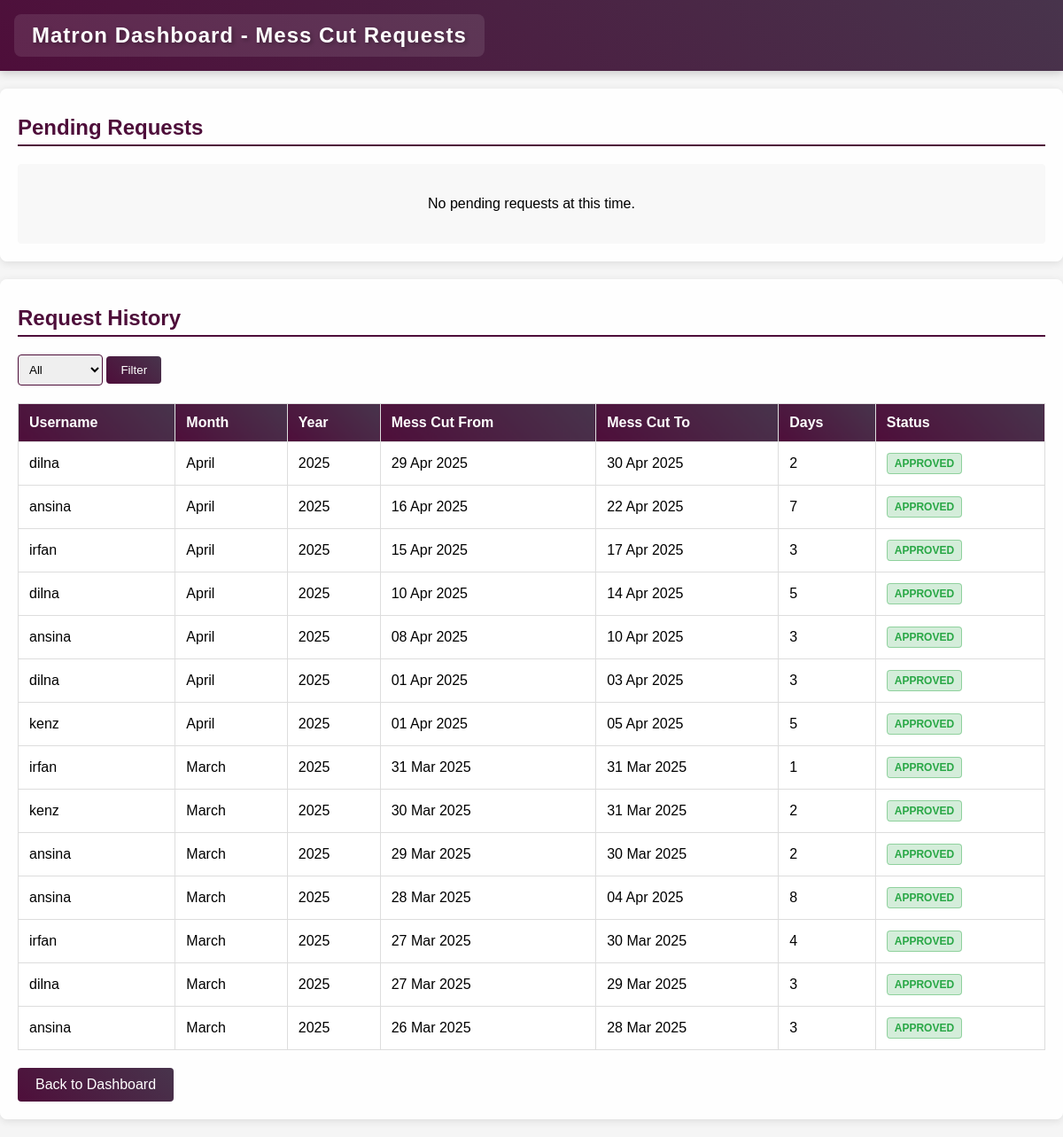
The app's page /php/matron_view_requests.php (signed in) with its own data.
### tables this page shows
CREATE TABLE `monthly_attendance` (
  `id` int(11) NOT NULL,
  `username` varchar(50) NOT NULL,
  `month` int(11) NOT NULL,
  `year` int(11) NOT NULL,
  `mess_cut_from` date DEFAULT NULL,
  `mess_cut_to` date DEFAULT NULL,
  `mess_cut_status` enum('pending','approved','rejected') DEFAULT NULL
);

### php/matron_view_requests.php (the view, shortened to what this page needs)
<?php
include 'db_connect.php';
$sql = "SELECT id, username, month, year, mess_cut_from, mess_cut_to, mess_cut_status
        FROM monthly_attendance
        WHERE mess_cut_status = 'pending'
        ORDER BY mess_cut_from DESC";
$result = $conn->query($sql);
$history_sql = "SELECT id, username, month, year, mess_cut_from, mess_cut_to, mess_cut_status,
                DATEDIFF(mess_cut_to, mess_cut_from) + 1 AS days_count
                FROM monthly_attendance
                WHERE mess_cut_status IN ('approved', 'rejected')
                ORDER BY mess_cut_from DESC
                LIMIT 50";
$history_result = $conn->query($history_sql);
?>
<!DOCTYPE html>
<html lang="en">
<head>
</head>
<body>
    <div class="navbar">
        <h1>Matron Dashboard - Mess Cut Requests</h1>
    </div>
    <div class="container">
        <h2 class="section-title">Pending Requests</h2>
        <?php if ($result->num_rows > 0): ?>
            <form method="POST" style="margin-bottom: 20px;">
                <button type="submit" name="approve_all" class="approve-all-btn">Approve All Pending Requests</button>
            </form>
            <table class="requests-table">
                <thead>
                    <tr>
                        <th>Username</th>
                        <th>Month</th>
                        <th>Year</th>
                        <th>Mess Cut From</th>
                        <th>Mess Cut To</th>
                        <th>Days</th>
                        <th>Actions</th>
                    </tr>
                </thead>
                <tbody>
                    <?php while ($row = $result->fetch_assoc()):
                        $from_date = new DateTime($row['mess_cut_from']);
                        $to_date = new DateTime($row['mess_cut_to']);
                        $interval = $from_date->diff($to_date);
                        $days = $interval->days + 1;
                    ?>
                        <tr>
                            <td><?php echo htmlspecialchars($row['username']); ?></td>
                            <td><?php echo date('F', mktime(0, 0, 0, $row['month'], 1)); ?></td>
                            <td><?php echo htmlspecialchars($row['year']); ?></td>
                            <td><?php echo date('d M Y', strtotime($row['mess_cut_from'])); ?></td>
                            <td><?php echo date('d M Y', strtotime($row['mess_cut_to'])); ?></td>
                            <td><?php echo $days; ?></td>
                            <td class="action-buttons">
                                <form method="POST" style="display: inline;">
                                    <input type="hidden" name="id" value="<?php echo $row['id']; ?>">
                                    <input type="hidden" name="username" value="<?php echo $row['username']; ?>">
                                    <input type="hidden" name="month" value="<?php echo $row['month']; ?>">
                                    <input type="hidden" name="year" value="<?php echo $row['year']; ?>">
                                    <input type="hidden" name="mess_cut_from" value="<?php echo $row['mess_cut_from']; ?>">
                                    <input type="hidden" name="mess_cut_to" value="<?php echo $row['mess_cut_to']; ?>">
                                    <button type="submit" name="action" value="approved" class="approve-btn">Approve</button>
                                    <button type="submit" name="action" value="rejected" class="reject-btn">Reject</button>
                                </form>
                            </td>
                        </tr>
                    <?php endwhile; ?>
                </tbody>
            </table>
        <?php else: ?>
            <div class="no-requests">
                <p>No pending requests at this time.</p>
            </div>
        <?php endif; ?>
    </div>
    <div class="container">
        <h2 class="section-title">Request History</h2>
        <div class="filter-controls">
            <form method="GET" id="filterForm">
                <select name="status" id="statusFilter">
                    <option value="all" <?php echo (!isset($_GET['status']) || $_GET['status'] == 'all') ? 'selected' : ''; ?>>All</option>
                </select>
                <button type="submit">Filter</button>
            </form>
        </div>
        <?php if ($history_result->num_rows > 0): ?>
            <table class="requests-table">
                <thead>
                    <tr>
                        <th>Username</th>
                        <th>Month</th>
                        <th>Year</th>
                        <th>Mess Cut From</th>
                        <th>Mess Cut To</th>
                        <th>Days</th>
                        <th>Status</th>
                    </tr>
                </thead>
                <tbody>
                    <?php while ($row = $history_result->fetch_assoc()):
                    ?>
                        <tr>
                            <td><?php echo htmlspecialchars($row['username']); ?></td>
                            <td><?php echo date('F', mktime(0, 0, 0, $row['month'], 1)); ?></td>
                            <td><?php echo htmlspecialchars($row['year']); ?></td>
                            <td><?php echo date('d M Y', strtotime($row['mess_cut_from'])); ?></td>
                            <td><?php echo date('d M Y', strtotime($row['mess_cut_to'])); ?></td>
                            <td><?php echo $row['days_count']; ?></td>
                            <td>
                                <span class="status-badge <?php echo $row['mess_cut_status'] == 'approved' ? 'status-approved' : 'status-rejected'; ?>">
                                    <?php echo ucfirst($row['mess_cut_status']); ?>
                                </span>
                            </td>
                        </tr>
                    <?php endwhile; ?>
                </tbody>
            </table>
        <?php else: ?>
            <div class="no-requests">
                <p>No request history available.</p>
            </div>
        <?php endif; ?>
        <a href="matron.php" class="back-button">Back to Dashboard</a>
    </div>
</body>
</html>

### php/matron_view_requests.php (style rules this page uses)
body { font-family: Arial, sans-serif; margin: 0; padding: 0; background-color: #f5f5f5; position: relative; min-height: 100vh; }
body::before { content: ''; position: fixed; top: 0; left: 0; width: 100%; height: 150vh; background-image: url('https://imgs.search.brave.com/XAaBZm7wAJa1cNK6eRTjTUkGt-5zsENVfJvBr2YPGiA/rs:fit:860:0:0:0/g:ce/aHR0cHM6Ly90My5m/dGNkbi5uZXQvanBn/LzA2LzI5LzA3LzIy/LzM2MF9GXzYyOTA3/MjI5NF9sN05nR0VV/dnJRT01KWHFuMTB3/cEY0SEdockRmRVRP/bS5qcGc'); background-size: cover; background-position: center bottom; background-repeat: no-repeat; filter: blur(5px); z-index: -1; }
.navbar { background: linear-gradient(45deg, #4e0e3a, #48344c); padding: 1rem; color: white; display: flex; justify-content: space-between; align-items: center; backdrop-filter: blur(5px); box-shadow: 0 2px 10px rgba(0, 0, 0, 0.2); }
.navbar h1 { margin: 0; font-size: 1.5rem; text-shadow: 2px 2px 4px rgba(0, 0, 0, 0.3); background: rgba(255, 255, 255, 0.1); padding: 10px 20px; border-radius: 8px; letter-spacing: 1px; }
.container { max-width: 1200px; margin: 20px auto; background: rgba(255, 255, 255, 0.9); padding: 20px; border-radius: 8px; box-shadow: 0 2px 10px rgba(0, 0, 0, 0.1); backdrop-filter: blur(5px); }
.section-title { margin-top: 10px; margin-bottom: 20px; color: #4e0e3a; border-bottom: 2px solid #4e0e3a; padding-bottom: 5px; }
.requests-table { width: 100%; border-collapse: collapse; margin-top: 20px; background: white; }
.requests-table th, .requests-table td { padding: 12px; border: 1px solid #ddd; text-align: left; }
.requests-table th { background: linear-gradient(45deg, #4e0e3a, #48344c); color: white; }
.back-button { display: inline-block; padding: 10px 20px; background: linear-gradient(45deg, #4e0e3a, #48344c); color: white; text-decoration: none; border-radius: 4px; margin-top: 20px; transition: transform 0.2s; }
.status-badge { display: inline-block; padding: 4px 8px; border-radius: 4px; font-size: 12px; font-weight: bold; text-transform: uppercase; }
.status-approved { background-color: rgba(40, 167, 69, 0.2); color: #28a745; border: 1px solid rgba(40, 167, 69, 0.4); }
.filter-controls { display: flex; gap: 15px; margin-bottom: 20px; align-items: center; }
.filter-controls select { padding: 8px; border: 1px solid #4e0e3a; border-radius: 4px; }
.filter-controls button { padding: 8px 16px; background: linear-gradient(45deg, #4e0e3a, #48344c); color: white; border: none; border-radius: 4px; cursor: pointer; }
.no-requests { padding: 20px; text-align: center; background: #f8f8f8; border-radius: 4px; margin-top: 20px; }

### records on screen
monthly_attendance: username "dilna", month "April", year "2025", mess_cut_from "29 Apr 2025", mess_cut_to "30 Apr 2025", days_count "2", mess_cut_status "APPROVED"
monthly_attendance: username "ansina", month "April", year "2025", mess_cut_from "16 Apr 2025", mess_cut_to "22 Apr 2025", days_count "7", mess_cut_status "APPROVED"
monthly_attendance: username "irfan", month "April", year "2025", mess_cut_from "15 Apr 2025", mess_cut_to "17 Apr 2025", days_count "3", mess_cut_status "APPROVED"
monthly_attendance: username "dilna", month "April", year "2025", mess_cut_from "10 Apr 2025", mess_cut_to "14 Apr 2025", days_count "5", mess_cut_status "APPROVED"
monthly_attendance: username "ansina", month "April", year "2025", mess_cut_from "08 Apr 2025", mess_cut_to "10 Apr 2025", days_count "3", mess_cut_status "APPROVED"
monthly_attendance: username "dilna", month "April", year "2025", mess_cut_from "01 Apr 2025", mess_cut_to "03 Apr 2025", days_count "3", mess_cut_status "APPROVED"
monthly_attendance: username "kenz", month "April", year "2025", mess_cut_from "01 Apr 2025", mess_cut_to "05 Apr 2025", days_count "5", mess_cut_status "APPROVED"
monthly_attendance: username "irfan", month "March", year "2025", mess_cut_from "31 Mar 2025", mess_cut_to "31 Mar 2025", days_count "1", mess_cut_status "APPROVED"
monthly_attendance: username "kenz", month "March", year "2025", mess_cut_from "30 Mar 2025", mess_cut_to "31 Mar 2025", days_count "2", mess_cut_status "APPROVED"
monthly_attendance: username "ansina", month "March", year "2025", mess_cut_from "29 Mar 2025", mess_cut_to "30 Mar 2025", days_count "2", mess_cut_status "APPROVED"
monthly_attendance: username "ansina", month "March", year "2025", mess_cut_from "28 Mar 2025", mess_cut_to "04 Apr 2025", days_count "8", mess_cut_status "APPROVED"
monthly_attendance: username "irfan", month "March", year "2025", mess_cut_from "27 Mar 2025", mess_cut_to "30 Mar 2025", days_count "4", mess_cut_status "APPROVED"
monthly_attendance: username "dilna", month "March", year "2025", mess_cut_from "27 Mar 2025", mess_cut_to "29 Mar 2025", days_count "3", mess_cut_status "APPROVED"
monthly_attendance: username "ansina", month "March", year "2025", mess_cut_from "26 Mar 2025", mess_cut_to "28 Mar 2025", days_count "3", mess_cut_status "APPROVED"
